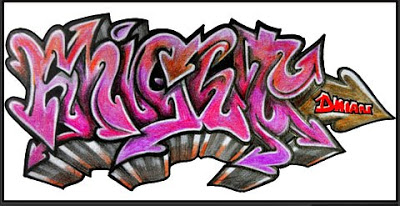
#> input picture ImageProcessing/TestImages/1.jpg, 400 x 206 px
$ python remove_background.py
#> lines starting #> are read from the running program, lines starting #| are printed output that depends on the picture; after the words box and inside, x2 and y2 are one past the last pixel; in counts of white or black regions, pixels touching at a corner belong together
#> in main, img is the input picture: shape (206, 400, 3); mean B, G, R 148.3, 136.8, 165.1
""" Module for removing background from image as a pre-processing step"""
import numpy as np
import cv2 as cv

def crop_image(img):
    """ finds the max contour and crops image """
    gray = cv.cvtColor(img, cv.COLOR_BGR2GRAY)
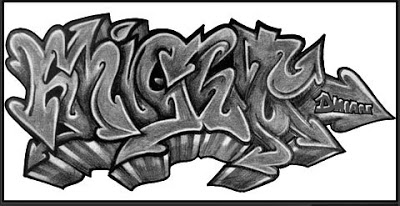
#> gray: shape (206, 400); min 0, max 255, mean 146.6
    _, threshed = cv.threshold(gray, 240, 255, cv.THRESH_BINARY_INV)
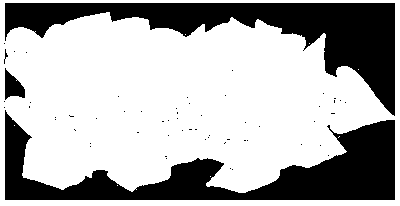
#> threshed: shape (206, 400); 67.9% white; 60 black regions (56 under 20 px), largest, box (x1, y1, x2, y2) and area: (5, 3, 395, 116) 13115, (5, 110, 395, 200) 12883, (5, 68, 25, 100) 377, (4, 49, 8, 64) 21

    kernel = cv.getStructuringElement(cv.MORPH_ELLIPSE, (11, 11))
    morphed = cv.morphologyEx(threshed, cv.MORPH_CLOSE, kernel)
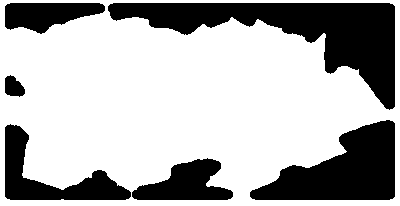
#> morphed: shape (206, 400); 69% white; 6 black regions, box (x1, y1, x2, y2) and area: (108, 3, 395, 110) 10732, (250, 120, 395, 200) 6615, (5, 124, 131, 200) 3372, (132, 158, 233, 200) 2489, (5, 3, 105, 34) 2057, (5, 75, 25, 97) 314

    cnts = cv.findContours(morphed, cv.RETR_EXTERNAL, cv.CHAIN_APPROX_SIMPLE)[-2]
#> cnts = [[[0, 0], [0, 205], [399, 205], [399, 0]]]
    cnt = sorted(cnts, key=cv.contourArea)[-1]
#> cnt = [[0, 0], [0, 205], [399, 205], [399, 0]]

    x, y, w, h = cv.boundingRect(cnt)
#> x = 0; y = 0; w = 400; h = 206
    dst = img[y:y+h, x:x+w]
    cv.imwrite("001.png", dst)
    return dst

def remove_background(img):
    """ remove background from image """
    mask = np.zeros(img.shape[:2], np.uint8)
    bgdModel = np.zeros((1, 65), np.float64)
    fgdModel = np.zeros((1, 65), np.float64)
    rect = (50, 50, 450, 290)
    cv.grabCut(img, mask, rect, bgdModel, fgdModel, 5, cv.GC_INIT_WITH_RECT)
    mask2 = np.where((mask == 2)|(mask == 0), 0, 1).astype('uint8')
    img = img*mask2[:, :, np.newaxis]
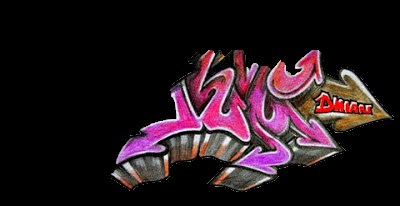
#> img: shape (206, 400, 3); mean B, G, R 28.6, 23.4, 37.5
    return img

def main():
    """ main function """
    img = cv.imread("TestImages/1.jpg")
    img = crop_image(img)
    img = remove_background(img)
    cv.imshow(img)
    cv.waitKey(0)

if __name__ == "__main__":
    main()

$ run again, with ImageProcessing/TestImages/2.jpg copied over ImageProcessing/TestImages/1.jpg
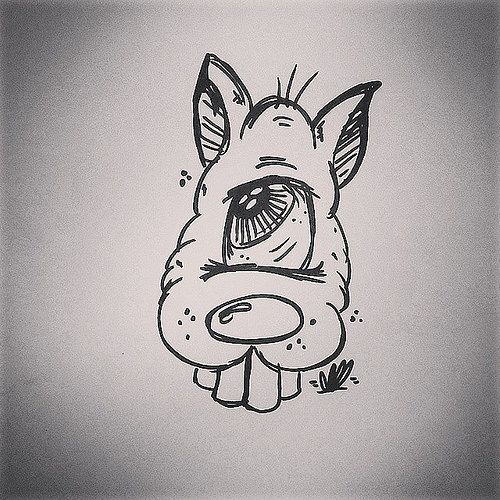
#> input picture ImageProcessing/TestImages/2.jpg, 500 x 500 px
#> in main, img is the input picture: shape (500, 500, 3); mean B, G, R 164.1, 163.8, 169.4
#> in crop_image, `_, threshed = cv.threshold(gray, 240, 255, cv.THRESH_BINARY_INV)`:
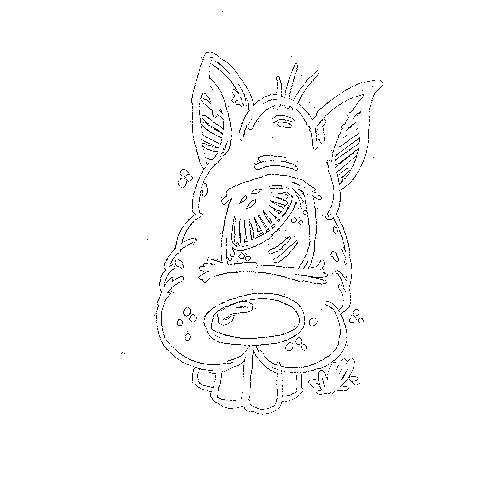
#> threshed: shape (500, 500); 98.1% white; black in thin lines or dots, all inside (x1, y1, x2, y2) = (121, 11, 383, 415)
#> morphed: shape (500, 500); every value is 255
#> cnts = [[[0, 0], [0, 499], [499, 499], [499, 0]]]
#> cnt = [[0, 0], [0, 499], [499, 499], [499, 0]]
#> x = 0; w = 500
#> in remove_background, `img = img*mask2[:, :, np.newaxis]`:
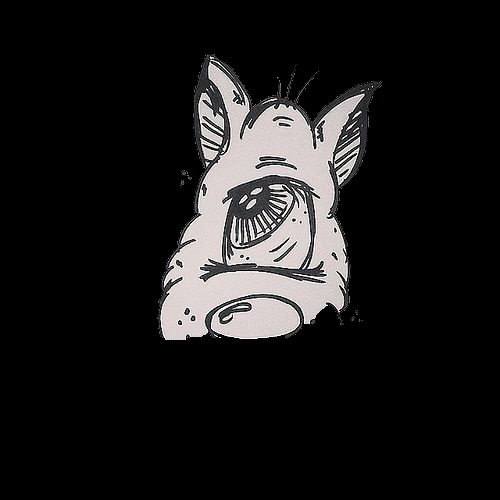
#> img: shape (500, 500, 3); mean B, G, R 26.3, 26.4, 27.4

$ run again, with ImageProcessing/TestImages/4.jpg copied over ImageProcessing/TestImages/1.jpg
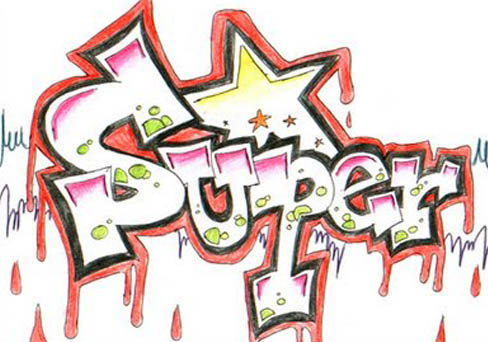
#> input picture ImageProcessing/TestImages/4.jpg, 488 x 342 px
#> in main, img is the input picture: shape (342, 488, 3); mean B, G, R 198.6, 203.1, 221.1
#> in crop_image, `_, threshed = cv.threshold(gray, 240, 255, cv.THRESH_BINARY_INV)`:
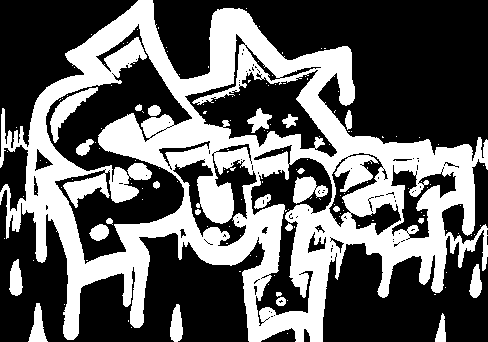
#> threshed: shape (342, 488); 38.4% white; 151 white regions (126 under 20 px), largest, box (x1, y1, x2, y2) and area: (0, 0, 488, 342) 59401, (50, 87, 98, 143) 765, (293, 176, 328, 204) 565
#> morphed: shape (342, 488); 45.5% white; 6 white regions (1 under 20 px)
#> cnts = 5 contours; box (x1, y1, x2, y2) and area: (0, 0, 488, 342) 94948, (28, 303, 48, 342) 353, (170, 304, 183, 342) 326, (9, 259, 23, 296) 318, (435, 313, 446, 342) 164
#> cnt = contour of 865 points, box (x1, y1, x2, y2) (0, 0, 488, 342), area 94948
#> x = 0; w = 488; h = 342
#> in remove_background, `img = img*mask2[:, :, np.newaxis]`:
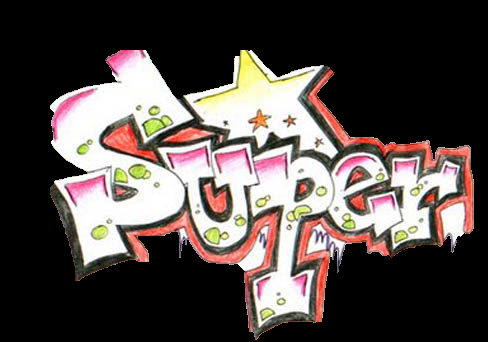
#> img: shape (342, 488, 3); mean B, G, R 71.4, 74.6, 83.4
